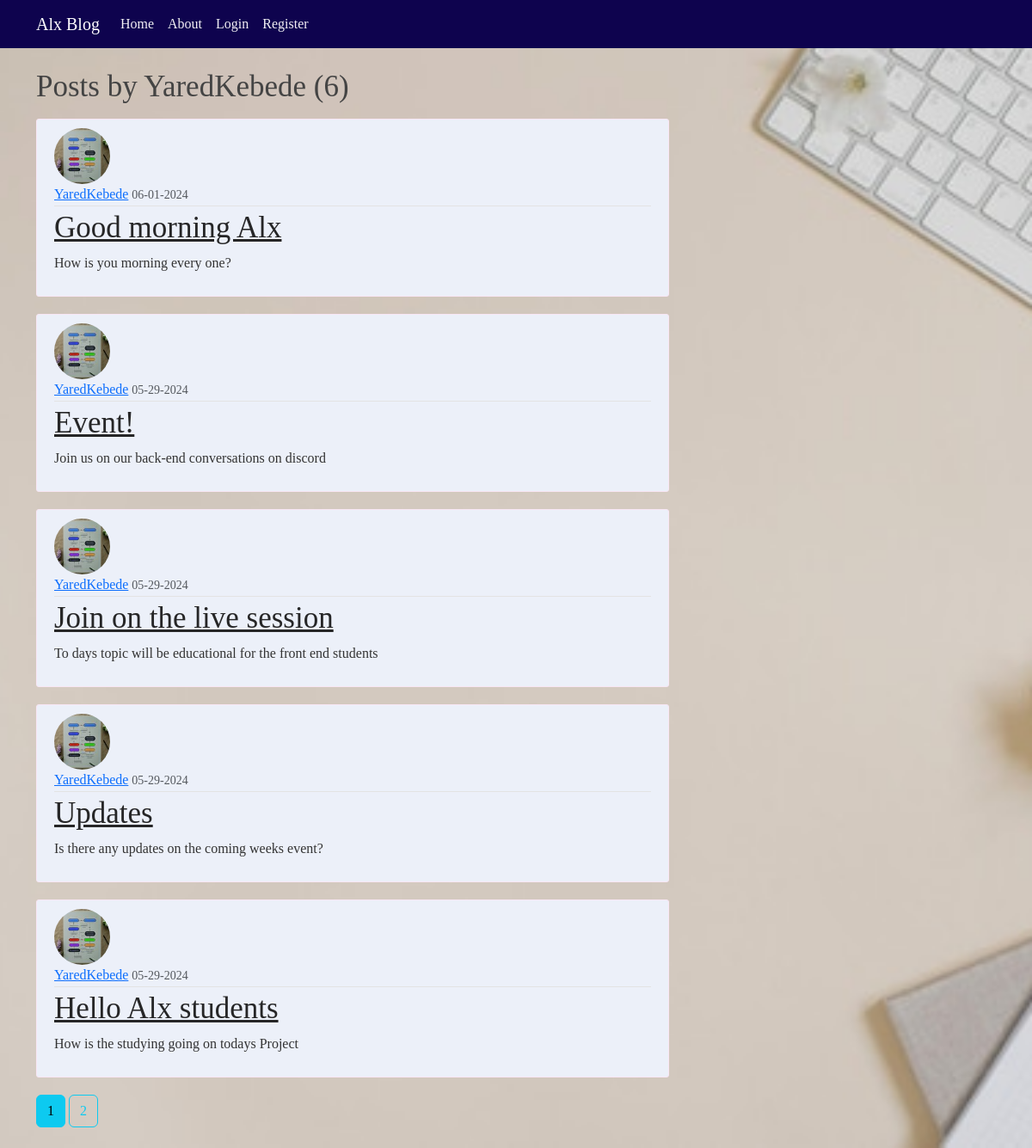
The page /user/YaredKebede on the database as committed earlier.
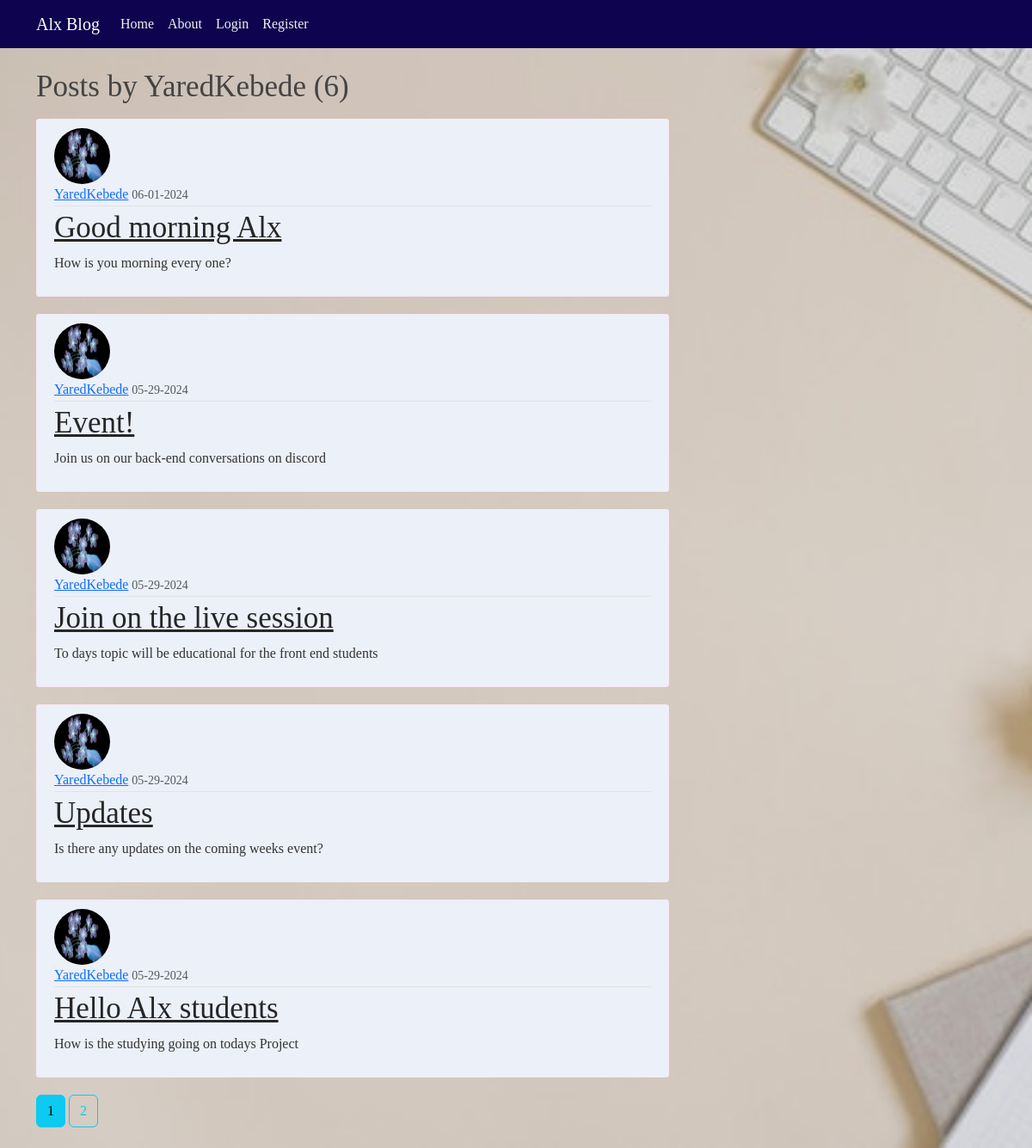
The same page on the database as committed later.
### alxblog/models.py (models this page shows, shortened)
class Post(db.Model):
    id = db.Column(db.Integer, primary_key=True)
    title = db.Column(db.String(150), nullable=False)
    date_posted = db.Column(db.DateTime, nullable=False, default=datetime.utcnow)
    content = db.Column(db.Text, nullable=False)
    user_id = db.Column(db.Integer, db.ForeignKey('user.id'), nullable=False)

class User(db.Model, UserMixin):
    id = db.Column(db.Integer, primary_key=True)
    username = db.Column(db.String(20), unique=True, nullable=False)
    email = db.Column(db.String(150), unique=True, nullable=False)
    image_file = db.Column(db.String(20), nullable=False, default='default.jpg')
    password = db.Column(db.String(60), nullable=False)
    posts = db.relationship('Post', backref='author', lazy=True)

### alxblog/routes.py (the view)
@app.route("/user/<string:username>")
def user_posts(username):
    page = request.args.get('page', 1, type=int)
    user = User.query.filter_by(username=username).first_or_404()
    posts = Post.query.filter_by(author=user)\
        .order_by(Post.date_posted.desc())\
        .paginate(page=page, per_page=5)
    return render_template('user_posts.html', posts=posts, user=user)

### alxblog/templates/user_posts.html
{% extends "layout.html" %}
{% block content %}
<h1 class="mb-3">Posts by {{ user.username }} ({{ posts.total }})</h1>
{% for post in posts.items %}
 <article class="media content-section">
    <img class="rounded-circle article-img" src="{{ url_for('static', filename='profile_pics/' + post.author.image_file) }}">
    <div class="media-body">
      <div class="article-metadata">
        <a class="mr-2" href="{{ url_for('user_posts', username=post.author.username) }}">{{ post.author.username }}</a>
        <small class="text-muted">{{ post.date_posted.strftime('%m-%d-%Y') }}</small>
      </div>
      <h2><a class="article-title" href="{{ url_for('post', post_id=post.id) }}">{{ post.title }}</a></h2>
      <p class="article-content">{{ post.content }}</p>
    </div>
  </article>
{% endfor %}
{% for page_num in posts.iter_pages(left_edge=1, right_edge=1, left_current=1, right_current=2) %}
{% if page_num %}
{% if posts.page == page_num%}
<a class="btn btn-info mb-4" href="{{ url_for('user_posts', username=user.username, page=page_num) }}">{{ page_num }}</a>
{% else %}
<a class="btn btn-outline-info mb-4" href="{{ url_for('user_posts', username=user.username, page=page_num) }}">{{ page_num }}</a>
{% endif %}
{% else %}
...
{% endif %}
{% endfor %}
{% endblock content %}

Rows that differ between the two databases and show on the page:
changed through a linked row, Post "Good morning Alx": image_file: a different picture
changed through a linked row, Post "Event!": image_file: a different picture
changed through a linked row, Post "Join on the live session": image_file: a different picture
changed through a linked row, Post "Updates": image_file: a different picture
changed through a linked row, Post "Hello Alx students": image_file: a different picture
